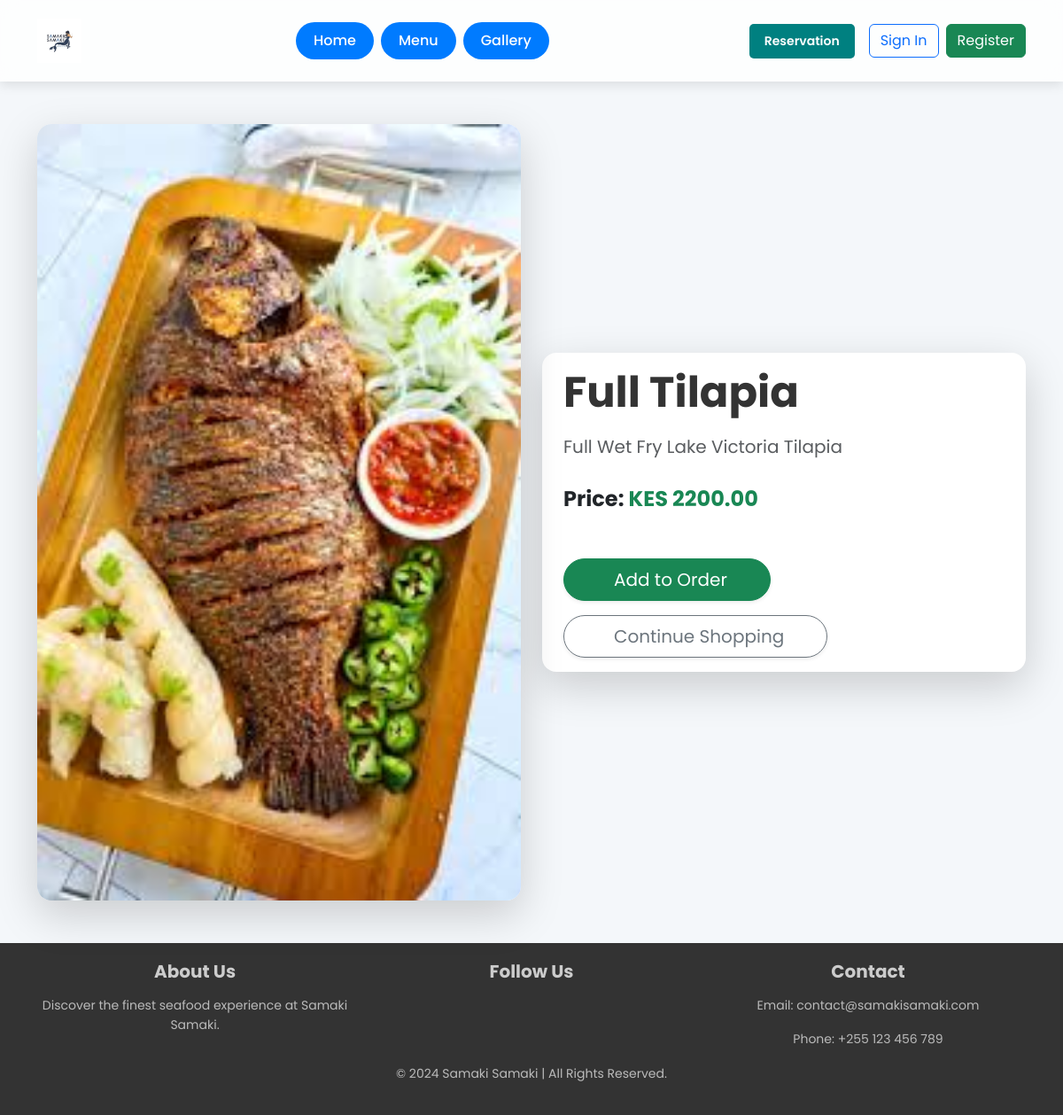
Page /menu/menu/1/ on the committed database.
### menu/models.py (models this page shows, shortened)
class MenuItem(models.Model):
    name = models.CharField(max_length=255)
    description = models.TextField()
    price = models.DecimalField(max_digits=10, decimal_places=2)
    image = models.ImageField(upload_to='menu_items/')
    category = models.CharField(max_length=100, choices=(
        ('starters', 'Starters'),
        ('main_courses', 'Main Courses'),
        ('desserts', 'Desserts'),
        ('beverages', 'Beverages'),
        ('seafood', 'Seafood'),
        ('specials', 'Specials'),
    ))
    vegetarian = models.BooleanField(default=False)
    gluten_free = models.BooleanField(default=False)

### menu/views.py (the view)
# urls.py: path('menu/<int:item_id>/', views.menu_detail, name='menu_detail'),  # Menu item detail (higher priority)
def menu_detail(request, item_id):
    item = get_object_or_404(MenuItem, id=item_id)
    return render(request, 'menu/menu_detail.html', {'item': item})

### menu/templates/menu/menu_detail.html (shortened to what this page needs)
{% extends 'base.html' %}
{% block content %}
<div class="container py-5">
    <div class="row align-items-center">
        <div class="col-lg-6 mb-4 mb-lg-0">
            <div class="card shadow-lg border-0 rounded-4">
                <img src="{{ item.image.url }}" class="card-img-top rounded-4" alt="{{ item.name }}">
            </div>
        </div>
        <div class="col-lg-6">
            <div class="px-4 py-3 bg-white shadow-lg rounded-4">
                <h1 class="fw-bold display-5">{{ item.name }}</h1>
                <p class="text-muted fs-5 mt-3">{{ item.description }}</p>
                <p class="text-dark fw-bold fs-4 mt-4">Price: <span class="text-success">KES {{ item.price }}</span></p>
                <div class="d-flex flex-wrap gap-3 mt-5">
                    <a href="{% url 'add_to_cart' item.id %}" class="btn btn-success btn-lg rounded-pill px-5 shadow-sm">
                        Add to Order
                    </a>
                    <a href="{% url 'menu_list' %}" class="btn btn-outline-secondary btn-lg rounded-pill px-5 shadow-sm">
                        Continue Shopping
                    </a>
                </div>
            </div>
        </div>
    </div>
</div>
{% endblock %}

### static/assets/css/styles.css (style rules this page uses)
:root { --primary-color: #008080; --secondary-color: #ff6347; --dark-color: #222; --light-color: #f8f9fa; --text-color: #444; --white: #fff; }
* { margin: 0; padding: 0; box-sizing: border-box; font-family: 'Poppins', sans-serif; }
body { background-color: var(--light-color); color: var(--text-color); line-height: 1.6; }

### templates/base.html (style rules this page uses)
body { font-family: 'Poppins', sans-serif; background-color: #f4f7fa; color: #333; }

### rows in the picture
MenuItem: image (picture), name "Full Tilapia", description "Full Wet Fry Lake Victoria Tilapia", price "2200.00"
